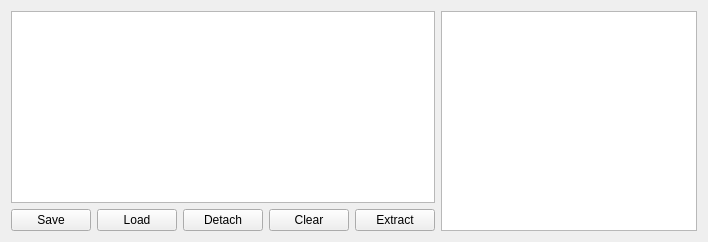
        <widget class="QWidget" name="tab_2">
         <attribute name="title">
          <string>Script Loader</string>
         </attribute>
         <layout class="QGridLayout" name="gridLayout_39">
          <item row="0" column="0">
           <layout class="QGridLayout" name="gridLayout_38">
            <item row="0" column="0">
             <widget class="CodeEditor" name="txtPlayScript_Edit">
              <property name="font">
               <font>
                <family>Consolas</family>
                <pointsize>10</pointsize>
               </font>
              </property>
             </widget>
            </item>
            <item row="1" column="0">
             <layout class="QGridLayout" name="gridLayout_8">
              <item row="0" column="3">
               <widget class="QPushButton" name="btnPlayScript_Clear">
                <property name="sizePolicy">
                 <sizepolicy hsizetype="Minimum" vsizetype="MinimumExpanding">
                  <horstretch>0</horstretch>
                  <verstretch>0</verstretch>
                 </sizepolicy>
                </property>
                <property name="maximumSize">
                 <size>
                  <width>16777215</width>
                  <height>35</height>
                 </size>
                </property>
                <property name="text">
                 <string>Clear</string>
                </property>
               </widget>
              </item>
              <item row="0" column="5">
               <widget class="QPushButton" name="btnPlayScript_Extract">
                <property name="sizePolicy">
                 <sizepolicy hsizetype="Minimum" vsizetype="MinimumExpanding">
                  <horstretch>0</horstretch>
                  <verstretch>0</verstretch>
                 </sizepolicy>
                </property>
                <property name="maximumSize">
                 <size>
                  <width>16777215</width>
                  <height>35</height>
                 </size>
                </property>
                <property name="text">
                 <string>Extract</string>
                </property>
               </widget>
              </item>
              <item row="0" column="1">
               <widget class="QPushButton" name="btnPlayScript_Load">
                <property name="sizePolicy">
                 <sizepolicy hsizetype="Minimum" vsizetype="MinimumExpanding">
                  <horstretch>0</horstretch>
                  <verstretch>0</verstretch>
                 </sizepolicy>
                </property>
                <property name="maximumSize">
                 <size>
                  <width>16777215</width>
                  <height>35</height>
                 </size>
                </property>
                <property name="text">
                 <string>Load</string>
                </property>
               </widget>
              </item>
              <item row="0" column="0">
               <widget class="QPushButton" name="btnPlayScript_Save">
                <property name="sizePolicy">
                 <sizepolicy hsizetype="Minimum" vsizetype="MinimumExpanding">
                  <horstretch>0</horstretch>
                  <verstretch>0</verstretch>
                 </sizepolicy>
                </property>
                <property name="maximumSize">
                 <size>
                  <width>16777215</width>
                  <height>35</height>
                 </size>
                </property>
                <property name="text">
                 <string>Save</string>
                </property>
               </widget>
              </item>
              <item row="0" column="2">
               <widget class="QPushButton" name="btnPlayScript_Detach">
                <property name="sizePolicy">
                 <sizepolicy hsizetype="Minimum" vsizetype="MinimumExpanding">
                  <horstretch>0</horstretch>
                  <verstretch>0</verstretch>
                 </sizepolicy>
                </property>
                <property name="maximumSize">
                 <size>
                  <width>16777215</width>
                  <height>35</height>
                 </size>
                </property>
                <property name="text">
                 <string>Detach</string>
                </property>
               </widget>
              </item>
             </layout>
            </item>
            <item row="0" column="1" rowspan="2">
             <widget class="QPlainTextEdit" name="txtPlayScript_Result">
              <property name="readOnly">
               <bool>true</bool>
              </property>
             </widget>
            </item>
           </layout>
          </item>
         </layout>
        </widget>
